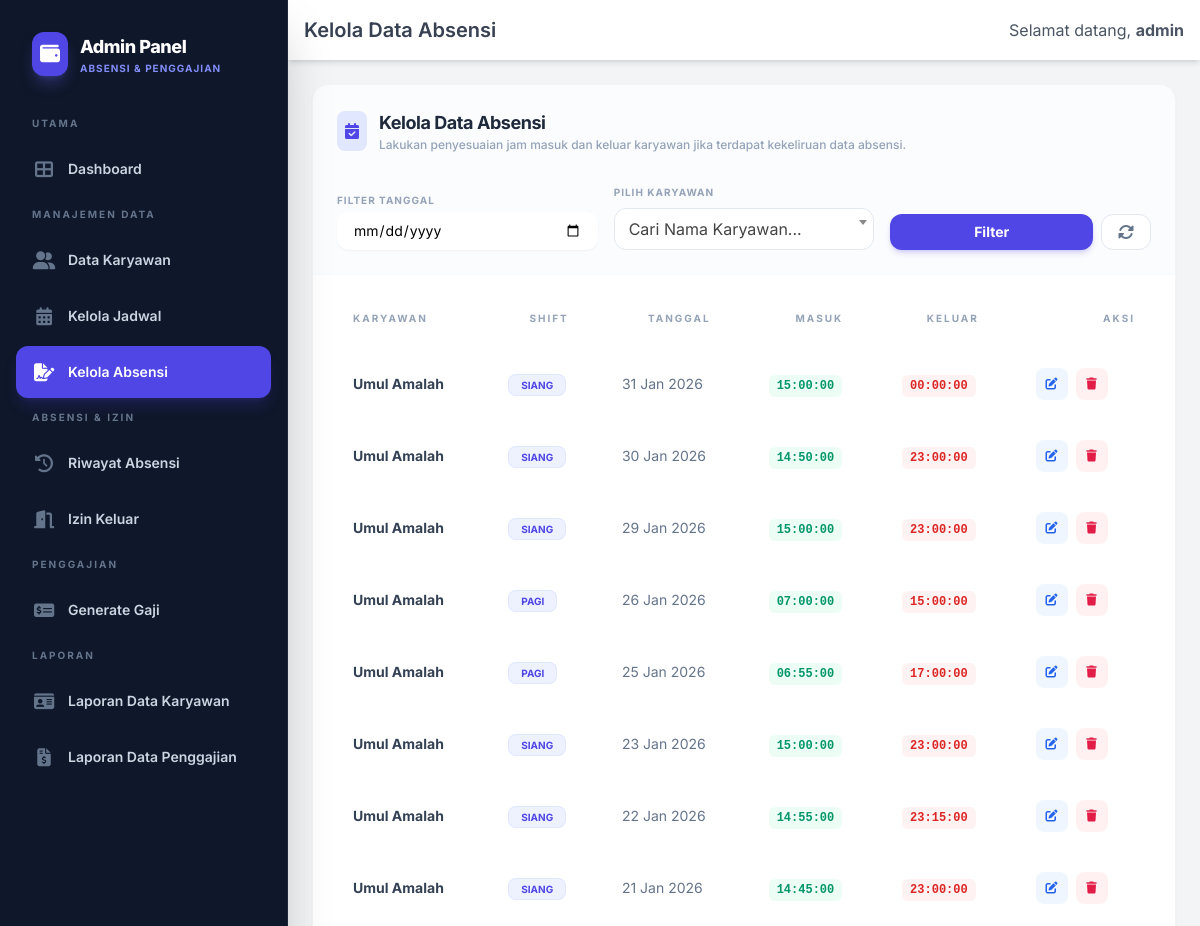
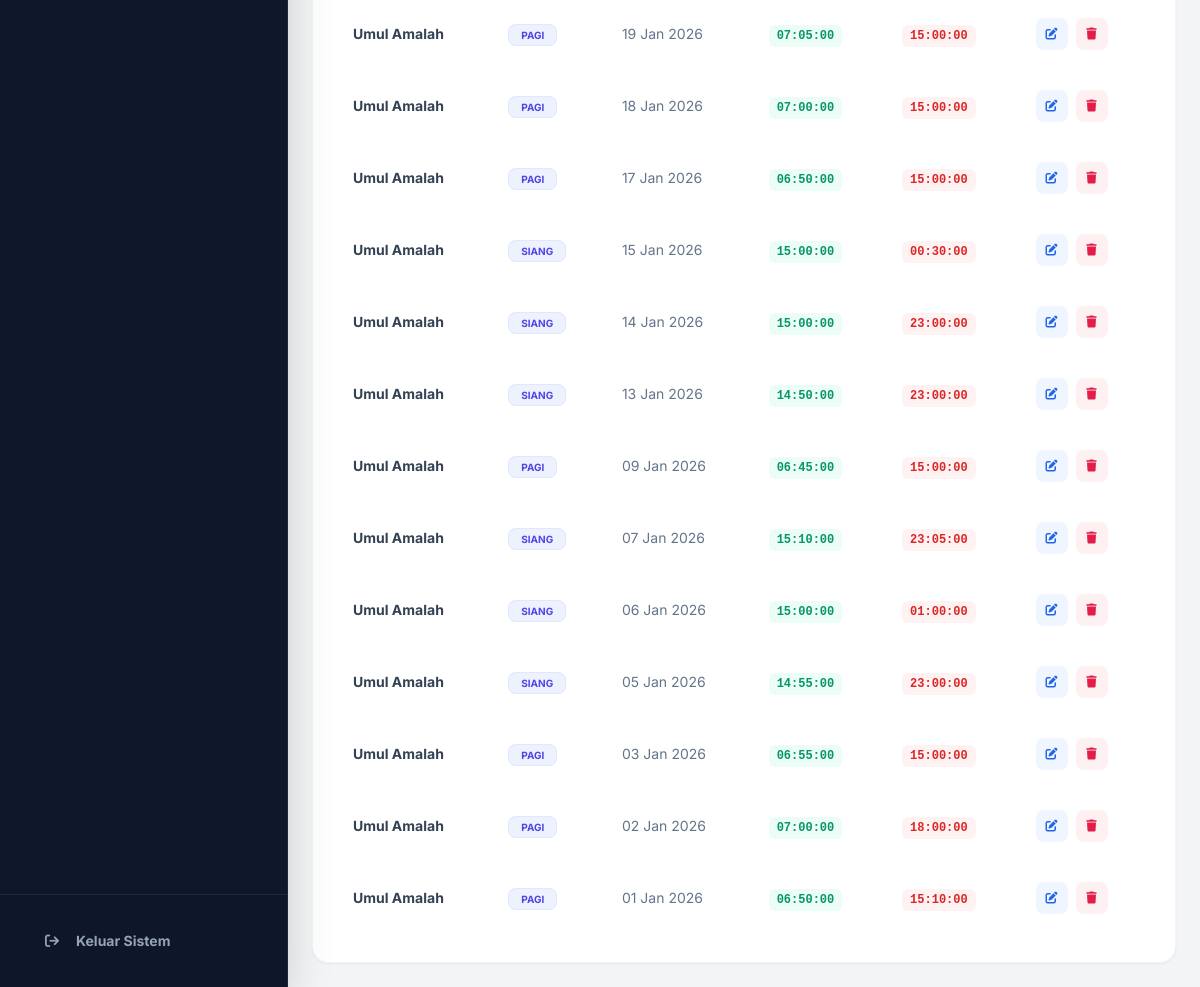
The app's page /admin/kelola_absen.php (signed in) with its own data (2 pictures, top to bottom).
### tables this page shows
CREATE TABLE `absensi` (
  `id` int(11) NOT NULL,
  `id_karyawan` int(11) DEFAULT NULL,
  `id_jadwal` int(11) DEFAULT NULL,
  `tanggal` date NOT NULL,
  `jam_masuk` time DEFAULT NULL,
  `jam_keluar` time DEFAULT NULL,
  `status` enum('masuk','keluar','tidak_hadir','izin','sakit') DEFAULT 'tidak_hadir'
);

CREATE TABLE `karyawan` (
  `id` int(11) NOT NULL,
  `nik` varchar(20) NOT NULL,
  `nama` varchar(100) NOT NULL,
  `username` varchar(20) NOT NULL,
  `password` varchar(255) NOT NULL,
  `jabatan` varchar(50) DEFAULT NULL,
  `bagian` varchar(50) DEFAULT NULL,
  `gaji_pokok` decimal(15,2) DEFAULT 0.00,
  `tunjangan_tetap` decimal(15,2) DEFAULT 0.00
);

CREATE TABLE `shifts` (
  `id` int(11) NOT NULL,
  `nama_shift` varchar(20) NOT NULL,
  `jam_masuk` time DEFAULT NULL,
  `jam_keluar` time DEFAULT NULL
);

### admin/kelola_absen.php (the view, shortened to what this page needs)
<?php
include 'header.php';
$filter_tanggal = isset($_GET['tanggal']) ? sanitize($koneksi, $_GET['tanggal']) : '';
$where_clause = "WHERE 1=1";
$query = "SELECT a.*, k.nama, k.username, s.nama_shift FROM absensi a JOIN karyawan k ON a.id_karyawan = k.id LEFT JOIN jadwal_kerja jk ON a.id_jadwal = jk.id LEFT JOIN shifts s ON jk.id_shift = s.id $where_clause ORDER BY a.tanggal DESC, a.jam_masuk DESC";
$result = mysqli_query($koneksi, $query);
?>
<div class="space-y-6">
    <div class="bg-white rounded-2xl shadow-sm border border-gray-100 overflow-hidden">
        <div class="p-6 border-b border-gray-50 bg-slate-50/50">
            <div class="flex items-center gap-3 mb-8">
                <div class="bg-indigo-100 p-2 rounded-lg text-indigo-600">
                    <i class="fas fa-calendar-check"></i>
                </div>
                <div>
                    <h2 class="text-lg font-bold text-slate-800 tracking-tight">Kelola Data Absensi</h2>
                    <p class="text-xs text-slate-400 font-medium">Lakukan penyesuaian jam masuk dan keluar karyawan jika
                        terdapat kekeliruan data absensi.</p>
                </div>
            </div>
            <form method="GET" class="grid grid-cols-1 md:grid-cols-3 gap-4 items-end">
                <div>
                    <label class="block text-[10px] font-bold text-slate-400 uppercase tracking-widest mb-1">Filter
                        Tanggal</label>
                    <input type="date" name="tanggal" value="<?= $filter_tanggal; ?>"
                        class="w-full py-2 px-4  rounded-xl border-slate-200 text-sm focus:ring-indigo-500 focus:border-indigo-500 shadow-sm transition">
                </div>
                <div>
                    <label class="block text-[10px] font-bold text-slate-400 uppercase tracking-widest mb-2">Pilih
                        Karyawan</label>
                </div>
                <div class="flex gap-2">
                    <button type="submit"
                        class="flex-1 bg-indigo-600 text-white py-2 px-4 rounded-xl hover:bg-indigo-700 shadow-md shadow-indigo-600/20 transition text-sm font-bold">Filter</button>
                    <a href="kelola_absen.php"
                        class="bg-white border border-slate-200 text-slate-500 py-2 px-4 rounded-xl hover:bg-slate-100 transition flex items-center justify-center"><i
                            class="fas fa-sync-alt"></i></a>
                </div>
            </form>
        </div>
        <div class="p-6">
            <div class="overflow-x-auto">
                <table class="w-full text-sm text-left border-separate border-spacing-y-2" id="absenTable">
                    <thead>
                        <tr class="text-[10px] text-slate-400 uppercase tracking-[0.2em]">
                            <th class="pb-4 px-4 font-bold">Karyawan</th>
                            <th class="pb-4 px-4 font-bold text-center">Shift</th>
                            <th class="pb-4 px-4 font-bold text-center">Tanggal</th>
                            <th class="pb-4 px-4 font-bold text-center">Masuk</th>
                            <th class="pb-4 px-4 font-bold text-center">Keluar</th>
                            <th class="pb-4 px-4 font-bold text-right">Aksi</th>
                        </tr>
                    </thead>
                    <tbody>
                        <?php while ($row = mysqli_fetch_assoc($result)) : ?>
                            <tr class="group hover:bg-slate-50 transition-all duration-200 border-b border-gray-50">
                                <td class="py-4 px-4">
                                    <span class="font-bold text-slate-700"><?= htmlspecialchars($row['nama']); ?></span>
                                </td>
                                <td class="py-4 px-4">
                                    <?php if ($row['nama_shift']): ?>
                                        <span
                                            class="bg-indigo-50 text-indigo-600 text-[10px] font-bold px-3 py-1 rounded-lg uppercase border border-indigo-100">
                                            <?= $row['nama_shift']; ?>
                                        </span>
                                    <?php else: ?>
                                        <span
                                            class="text-slate-300 text-[10px] italic font-medium uppercase tracking-tighter">No
                                            Schedule</span>
                                    <?php endif; ?>
                                </td>
                                <td class="py-4 px-4 text-slate-500">
                                    <?= date('d M Y', strtotime($row['tanggal'])); ?>
                                </td>
                                <td class="py-4 px-4">
                                    <span
                                        class="font-mono text-xs px-2 py-1 bg-emerald-50 text-emerald-600 rounded-md font-bold">
                                        <?= $row['jam_masuk'] ?? '--:--'; ?>
                                    </span>
                                </td>
                                <td class="py-4 px-4">
                                    <span
                                        class="font-mono text-xs px-2 py-1 <?= $row['jam_keluar'] ? 'bg-red-50 text-red-600' : 'bg-slate-50 text-slate-400' ?> rounded-md font-bold">
                                        <?= $row['jam_keluar'] ?? '--:--'; ?>
                                    </span>
                                </td>
                                <td class="py-4 px-4">
                                    <div class="flex gap-2">
                                        <a href="kelola_absen.php?edit=<?= $row['id']; ?>"
                                            class="w-8 h-8 flex items-center justify-center rounded-lg bg-blue-50 text-blue-600 hover:bg-blue-600 hover:text-white transition">
                                            <i class="fas fa-edit text-xs"></i>
                                        </a>
                                        <a href="kelola_absen.php?hapus=<?= $row['id']; ?>"
                                            onclick="return confirm('Apakah Anda yakin ingin menghapus data ini?')"
                                            class="w-8 h-8 flex items-center justify-center rounded-lg bg-rose-50 text-rose-600 hover:bg-rose-600 hover:text-white transition">
                                            <i class="fas fa-trash text-xs"></i>
                                        </a>
                                    </div>
                                </td>
                            </tr>
                        <?php endwhile; ?>
                    </tbody>
                </table>
            </div>
        </div>
    </div>
</div>
<?php include 'footer.php'; ?>

### admin/header.php (style rules this page uses)
body { font-family: 'Inter', sans-serif; }

### records on screen
absensi: id_karyawan.nama "Umul Amalah", shifts.nama_shift "SIANG", tanggal "31 Jan 2026", jam_masuk "15:00:00", jam_keluar "00:00:00"
absensi: id_karyawan.nama "Umul Amalah", shifts.nama_shift "SIANG", tanggal "30 Jan 2026", jam_masuk "14:50:00", jam_keluar "23:00:00"
absensi: id_karyawan.nama "Umul Amalah", shifts.nama_shift "SIANG", tanggal "29 Jan 2026", jam_masuk "15:00:00", jam_keluar "23:00:00"
absensi: id_karyawan.nama "Umul Amalah", shifts.nama_shift "PAGI", tanggal "26 Jan 2026", jam_masuk "07:00:00", jam_keluar "15:00:00"
absensi: id_karyawan.nama "Umul Amalah", shifts.nama_shift "PAGI", tanggal "25 Jan 2026", jam_masuk "06:55:00", jam_keluar "17:00:00"
absensi: id_karyawan.nama "Umul Amalah", shifts.nama_shift "SIANG", tanggal "23 Jan 2026", jam_masuk "15:00:00", jam_keluar "23:00:00"
absensi: id_karyawan.nama "Umul Amalah", shifts.nama_shift "SIANG", tanggal "22 Jan 2026", jam_masuk "14:55:00", jam_keluar "23:15:00"
absensi: id_karyawan.nama "Umul Amalah", shifts.nama_shift "SIANG", tanggal "21 Jan 2026", jam_masuk "14:45:00", jam_keluar "23:00:00"
absensi: id_karyawan.nama "Umul Amalah", shifts.nama_shift "PAGI", tanggal "19 Jan 2026", jam_masuk "07:05:00", jam_keluar "15:00:00"
absensi: id_karyawan.nama "Umul Amalah", shifts.nama_shift "PAGI", tanggal "18 Jan 2026", jam_masuk "07:00:00", jam_keluar "15:00:00"
absensi: id_karyawan.nama "Umul Amalah", shifts.nama_shift "PAGI", tanggal "17 Jan 2026", jam_masuk "06:50:00", jam_keluar "15:00:00"
absensi: id_karyawan.nama "Umul Amalah", shifts.nama_shift "SIANG", tanggal "15 Jan 2026", jam_masuk "15:00:00", jam_keluar "00:30:00"
absensi: id_karyawan.nama "Umul Amalah", shifts.nama_shift "SIANG", tanggal "14 Jan 2026", jam_masuk "15:00:00", jam_keluar "23:00:00"
absensi: id_karyawan.nama "Umul Amalah", shifts.nama_shift "SIANG", tanggal "13 Jan 2026", jam_masuk "14:50:00", jam_keluar "23:00:00"
absensi: id_karyawan.nama "Umul Amalah", shifts.nama_shift "PAGI", tanggal "09 Jan 2026", jam_masuk "06:45:00", jam_keluar "15:00:00"
absensi: id_karyawan.nama "Umul Amalah", shifts.nama_shift "SIANG", tanggal "07 Jan 2026", jam_masuk "15:10:00", jam_keluar "23:05:00"
absensi: id_karyawan.nama "Umul Amalah", shifts.nama_shift "SIANG", tanggal "06 Jan 2026", jam_masuk "15:00:00", jam_keluar "01:00:00"
absensi: id_karyawan.nama "Umul Amalah", shifts.nama_shift "SIANG", tanggal "05 Jan 2026", jam_masuk "14:55:00", jam_keluar "23:00:00"
absensi: id_karyawan.nama "Umul Amalah", shifts.nama_shift "PAGI", tanggal "03 Jan 2026", jam_masuk "06:55:00", jam_keluar "15:00:00"
absensi: id_karyawan.nama "Umul Amalah", shifts.nama_shift "PAGI", tanggal "02 Jan 2026", jam_masuk "07:00:00", jam_keluar "18:00:00"
absensi: id_karyawan.nama "Umul Amalah", shifts.nama_shift "PAGI", tanggal "01 Jan 2026", jam_masuk "06:50:00", jam_keluar "15:10:00"

### other values on screen
$page_title "Kelola Data Absensi"
$admin_username "admin"
